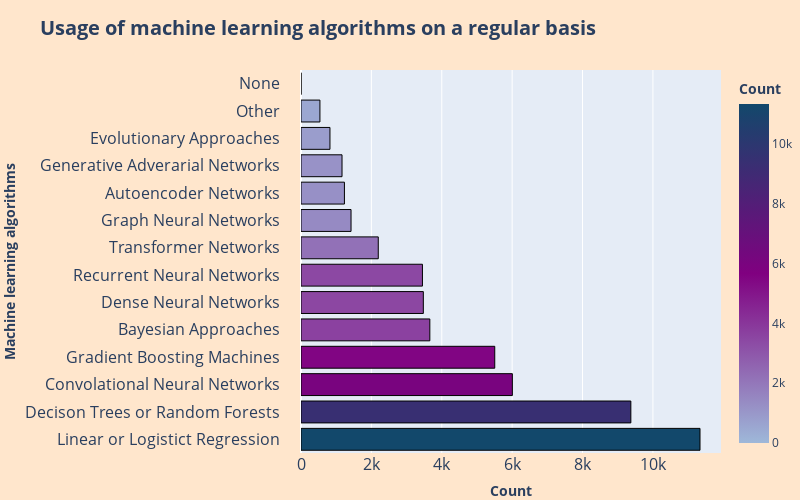

Write notebook code for a chart like this one.
### Markdown cell above
##### **- Machine learning algorithms used on a regular basis**

### Code cell
ML_algorithms_df = ds_survey_df.loc[:,'ML Algorithms (Linear or Logistict Regression)':'ML Algorithms (Other)']
ML_algorithms_count = ML_algorithms_df.count()
ML_algorithms = ML_algorithms_count.keys().str.extract(r'\(([^\)]+)\)')[0]


df = pd.DataFrame({'Algorithms': ML_algorithms, 'Count': ML_algorithms_count.values})

df = df.sort_values('Count', ascending= False)

fig = px.bar(df, x='Count',
                y='Algorithms', orientation='h', color='Count',
                color_continuous_scale=["#9EB8D9", "purple", "#12486B"],
                title='<b>Usage of machine learning algorithms on a regular basis</b>',
                labels={'Count': '<b>Count</b>', 'Algorithms': '<b>Machine learning algorithms</b>'})

fig.update_layout(
               title_font_size = 20,
               width = 800,
               height = 500,
            
               margin=dict(l=20, r=30, t=70, b=0),
               paper_bgcolor='#ffe6cc',
               xaxis=dict(tickfont=dict(size=16)),
               yaxis=dict(tickfont=dict(size=16), ticksuffix = "     ")
               
               )
fig.update_traces(marker_line_color='black', marker_line_width=1.0)
fig.show(config=dict({'scrollZoom':False}))

### Figure 1 — Plotly figure (JSON) as saved in the notebook; plotly's stock layout.template omitted (floating-point values rounded to 4 significant figures)
{"data": [{"alignmentgroup": "True", "hovertemplate": "<b>Count</b>=%{marker.color}<br><b>Machine learning algorithms</b>=%{y}<extra></extra>", "legendgroup": "", "marker": {"color": [11338, 9373, 6006, 5506, 3661, 3476, 3451, 2196, 1422, 1234, 1166, 823, 538, 0], "coloraxis": "coloraxis", "line": {"color": "black", "width": 1}, "pattern": {"shape": ""}}, "name": "", "offsetgroup": "", "orientation": "h", "showlegend": false, "textposition": "auto", "type": "bar", "x": [11338, 9373, 6006, 5506, 3661, 3476, 3451, 2196, 1422, 1234, 1166, 823, 538, 0], "xaxis": "x", "y": ["Linear or Logistict Regression", "Decison Trees or Random Forests", "Convolational Neural Networks", "Gradient Boosting Machines", "Bayesian Approaches", "Dense Neural Networks", "Recurrent Neural Networks", "Transformer Networks", "Graph Neural Networks", "Autoencoder Networks", "Generative Adverarial Networks", "Evolutionary Approaches", "Other", "None"], "yaxis": "y"}], "layout": {"barmode": "relative", "coloraxis": {"colorbar": {"title": {"text": "<b>Count</b>"}}, "colorscale": [[0, "#9EB8D9"], [0.5, "purple"], [1, "#12486B"]]}, "height": 500, "legend": {"tracegroupgap": 0}, "margin": {"b": 0, "l": 20, "r": 30, "t": 70}, "paper_bgcolor": "#ffe6cc", "title": {"font": {"size": 20}, "text": "<b>Usage of machine learning algorithms on a regular basis</b>"}, "width": 800, "xaxis": {"anchor": "y", "domain": [0, 1], "tickfont": {"size": 16}, "title": {"text": "<b>Count</b>"}}, "yaxis": {"anchor": "x", "domain": [0, 1], "tickfont": {"size": 16}, "ticksuffix": "     ", "title": {"text": "<b>Machine learning algorithms</b>"}}}}
